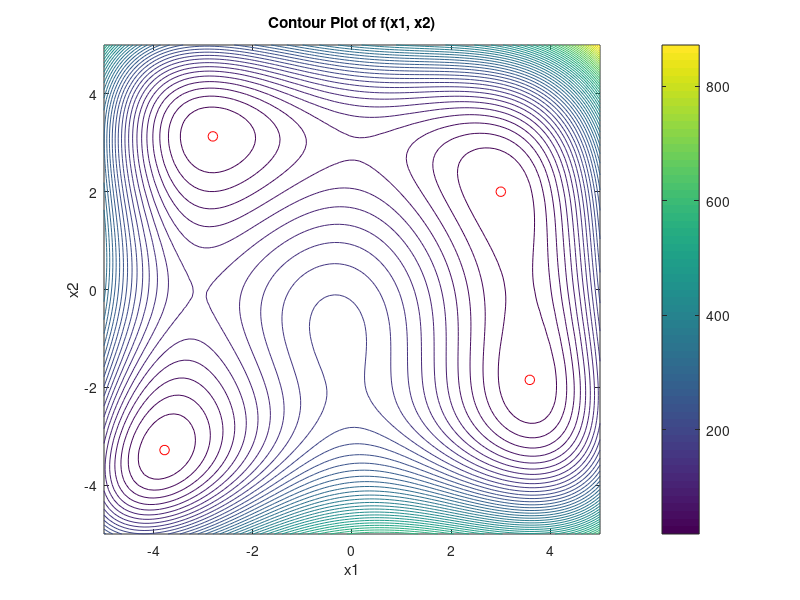

Write the MATLAB code that produced this figure.
x1 = linspace(-5, 5, 100);
x2 = linspace(-5, 5, 100);
[X1, X2] = meshgrid(x1, x2);

f = (X1.^2 + X2 - 11).^2 + (X1 + X2.^2 - 7).^2;

contour(X1, X2, f, 50);

xlabel('x1')
ylabel('x2')
title('Contour Plot of f(x1, x2)')

colorbar

% Define the coordinates of the point to show
xPoint = [-3.7793, -2.8051, 3, 3.5844];
yPoint = [-3.2832, 3.1313, 2, -1.8481]; 

hold on;

plot(xPoint, yPoint, 'ro', 'MarkerSize', 7);

hold off;



